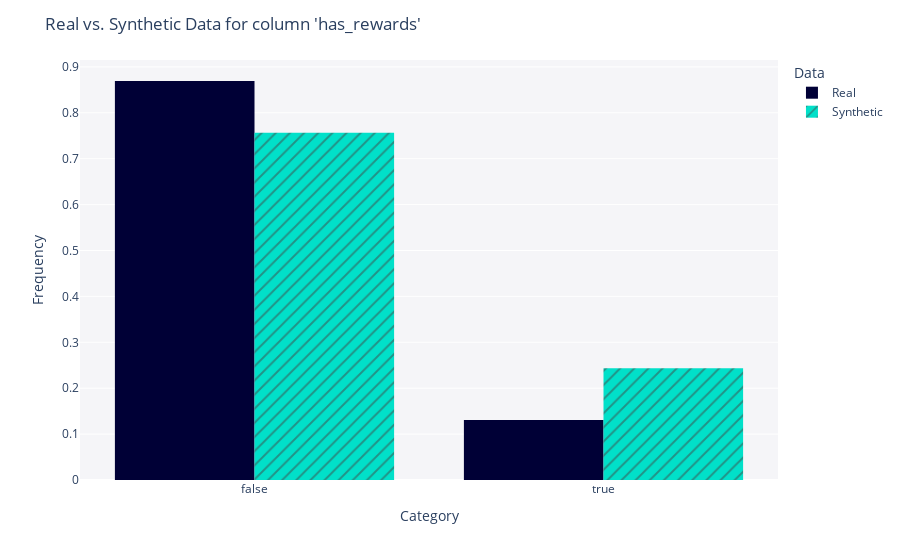
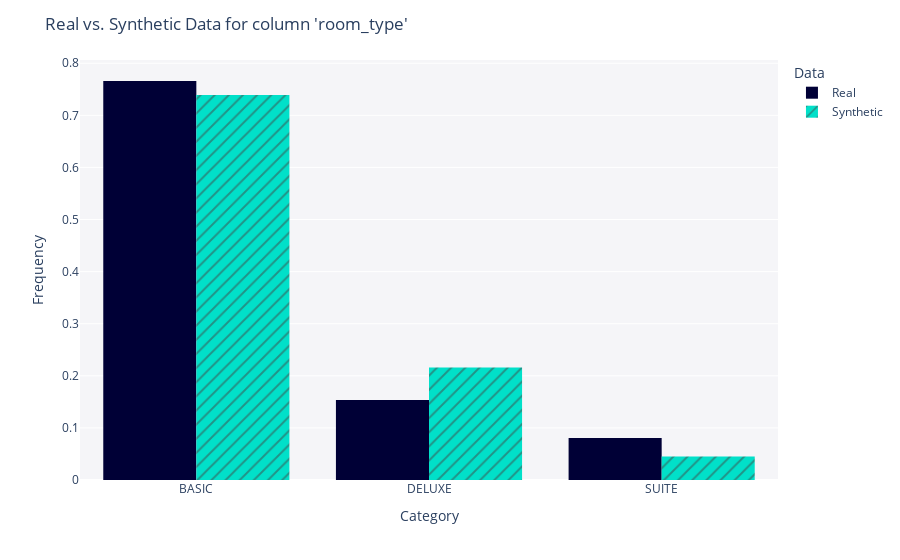
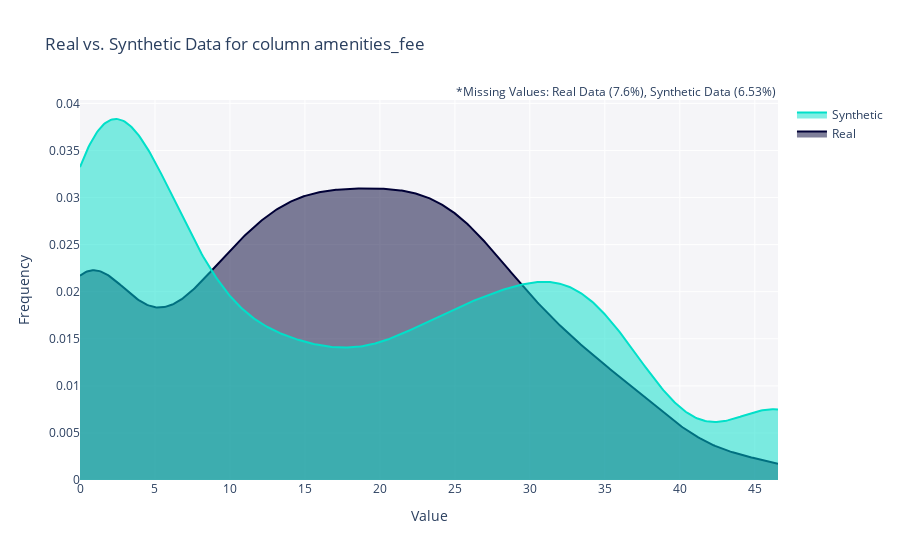
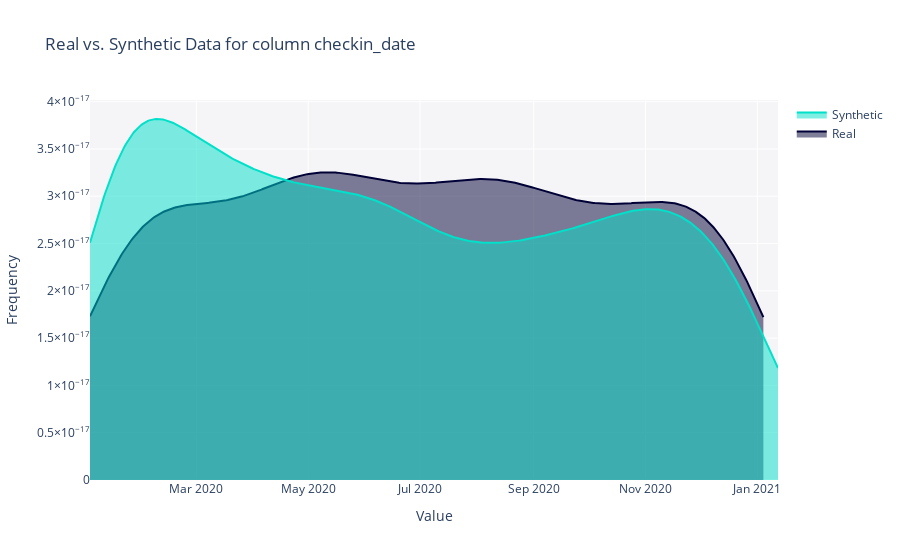

These figures' notebook cell, in order:
### Markdown cell above
## 2.4 Visualizing the Data
For more insights, we can visualize the real vs. synthetic data.

Let's perform a 1D visualization comparing a column of the real data to the synthetic data.

### Code cell
for column in real_data["guests"].columns:
    try:
        fig = get_column_plot(
            real_data=real_data,
            synthetic_data=synthetic_data,
            column_name=column,
            table_name='guests',
            metadata=metadata
        )

        fig.show()
    except:
        pass

### Figure 1 — Plotly figure (JSON) as saved in the notebook; plotly's stock layout.template omitted (floating-point values rounded to 4 significant figures; data arrays with more than 128 entries replaced by an {"elided": "..."} marker saying what was removed)
{"data": [{"alignmentgroup": "True", "bingroup": "x", "histnorm": "probability density", "hovertemplate": "<b>Real</b><br>Frequency: %{y}<extra></extra>", "legendgroup": "Real", "marker": {"color": "#000036", "pattern": {"shape": ""}}, "name": "Real", "offsetgroup": "Real", "orientation": "v", "showlegend": true, "type": "histogram", "x": {"elided": "658 bool values"}, "xaxis": "x", "yaxis": "y"}, {"alignmentgroup": "True", "bingroup": "x", "histnorm": "probability density", "hovertemplate": "<b>Synthetic</b><br>Frequency: %{y}<extra></extra>", "legendgroup": "Synthetic", "marker": {"color": "#01E0C9", "pattern": {"shape": "/"}}, "name": "Synthetic", "offsetgroup": "Synthetic", "orientation": "v", "showlegend": true, "type": "histogram", "x": {"elided": "1547 bool values"}, "xaxis": "x", "yaxis": "y"}], "layout": {"barmode": "group", "legend": {"title": {"text": "Data"}, "tracegroupgap": 0}, "margin": {"t": 60}, "plot_bgcolor": "#F5F5F8", "title": {"text": "Real vs. Synthetic Data for column 'has_rewards'"}, "xaxis": {"anchor": "y", "domain": [0, 1], "title": {"text": "Category"}}, "yaxis": {"anchor": "x", "domain": [0, 1], "title": {"text": "Frequency"}}}}

### Figure 2 — Plotly figure (JSON) as saved in the notebook; plotly's stock layout.template omitted (floating-point values rounded to 4 significant figures; data arrays with more than 128 entries replaced by an {"elided": "..."} marker saying what was removed)
{"data": [{"alignmentgroup": "True", "bingroup": "x", "histnorm": "probability density", "hovertemplate": "<b>Real</b><br>Frequency: %{y}<extra></extra>", "legendgroup": "Real", "marker": {"color": "#000036", "pattern": {"shape": ""}}, "name": "Real", "offsetgroup": "Real", "orientation": "v", "showlegend": true, "type": "histogram", "x": {"elided": "658 str values"}, "xaxis": "x", "yaxis": "y"}, {"alignmentgroup": "True", "bingroup": "x", "histnorm": "probability density", "hovertemplate": "<b>Synthetic</b><br>Frequency: %{y}<extra></extra>", "legendgroup": "Synthetic", "marker": {"color": "#01E0C9", "pattern": {"shape": "/"}}, "name": "Synthetic", "offsetgroup": "Synthetic", "orientation": "v", "showlegend": true, "type": "histogram", "x": {"elided": "1547 str values"}, "xaxis": "x", "yaxis": "y"}], "layout": {"barmode": "group", "legend": {"title": {"text": "Data"}, "tracegroupgap": 0}, "margin": {"t": 60}, "plot_bgcolor": "#F5F5F8", "title": {"text": "Real vs. Synthetic Data for column 'room_type'"}, "xaxis": {"anchor": "y", "domain": [0, 1], "title": {"text": "Category"}}, "yaxis": {"anchor": "x", "domain": [0, 1], "title": {"text": "Frequency"}}}}

### Figure 3 — Plotly figure (JSON) as saved in the notebook; plotly's stock layout.template omitted (floating-point values rounded to 4 significant figures; data arrays with more than 128 entries replaced by an {"elided": "..."} marker saying what was removed)
{"data": [{"fill": "tozeroy", "hovertemplate": "<b>Real</b><br>Value: %{x}<br>Frequency: %{y}<extra></extra>", "legendgroup": "Real", "marker": {"color": "#000036"}, "mode": "lines", "name": "Real", "showlegend": true, "type": "scatter", "x": {"elided": "500 float values"}, "xaxis": "x", "y": {"elided": "500 float values"}, "yaxis": "y"}, {"fill": "tozeroy", "hovertemplate": "<b>Synthetic</b><br>Value: %{x}<br>Frequency: %{y}<extra></extra>", "legendgroup": "Synthetic", "marker": {"color": "#01E0C9"}, "mode": "lines", "name": "Synthetic", "showlegend": true, "type": "scatter", "x": {"elided": "500 float values"}, "xaxis": "x", "y": {"elided": "500 float values"}, "yaxis": "y"}], "layout": {"annotations": [{"showarrow": false, "text": "*Missing Values: Real Data (7.6%), Synthetic Data (6.53%)", "x": 1, "xref": "paper", "y": 1.05, "yref": "paper"}], "barmode": "overlay", "hovermode": "closest", "legend": {"traceorder": "reversed"}, "plot_bgcolor": "#F5F5F8", "title": {"text": "Real vs. Synthetic Data for column amenities_fee"}, "xaxis": {"anchor": "y2", "domain": [0, 1], "title": {"text": "Value"}, "zeroline": false}, "yaxis": {"anchor": "free", "domain": [0, 1], "position": 0, "title": {"text": "Frequency"}}}}

### Figure 4 — Plotly figure (JSON) as saved in the notebook; plotly's stock layout.template omitted (floating-point values rounded to 4 significant figures; data arrays with more than 128 entries replaced by an {"elided": "..."} marker saying what was removed)
{"data": [{"fill": "tozeroy", "hovertemplate": "<b>Real</b><br>Value: %{x}<br>Frequency: %{y}<extra></extra>", "legendgroup": "Real", "marker": {"color": "#000036"}, "mode": "lines", "name": "Real", "showlegend": true, "type": "scatter", "x": {"elided": "500 str values"}, "xaxis": "x", "y": {"elided": "500 float values"}, "yaxis": "y"}, {"fill": "tozeroy", "hovertemplate": "<b>Synthetic</b><br>Value: %{x}<br>Frequency: %{y}<extra></extra>", "legendgroup": "Synthetic", "marker": {"color": "#01E0C9"}, "mode": "lines", "name": "Synthetic", "showlegend": true, "type": "scatter", "x": {"elided": "500 str values"}, "xaxis": "x", "y": {"elided": "500 float values"}, "yaxis": "y"}], "layout": {"barmode": "overlay", "hovermode": "closest", "legend": {"traceorder": "reversed"}, "plot_bgcolor": "#F5F5F8", "title": {"text": "Real vs. Synthetic Data for column checkin_date"}, "xaxis": {"anchor": "y2", "domain": [0, 1], "title": {"text": "Value"}, "zeroline": false}, "yaxis": {"anchor": "free", "domain": [0, 1], "position": 0, "title": {"text": "Frequency"}}}}
